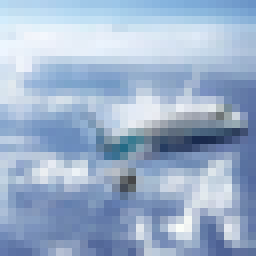
#> input picture outputs/sample_images/airplane/11401.png, 32 x 32 px, given as the content of the folder inputs/cifar10_dataset_small/train, which was not available (shown 8 times larger)
$ jupyter execute --allow-errors ObjectIdentificationStudy.ipynb   (text cells are left out)
#> lines starting #> are read from the running program, lines starting #| are printed output that depends on the picture; long printed decimals are rounded; pictures that were not available may be replaced by others from this repository, and a replacement may not be noted
[cell 1]
import os
import pandas as pd
import numpy as np
import matplotlib.pyplot as plt
import seaborn as sns
import joblib
sns.set_style("white")
from matplotlib.image import imread
from PIL import Image
import pickle

[cell 2]
current_dir = os.getcwd()
print('Current folder: ' + current_dir)
os.chdir(os.path.dirname(current_dir))
current_dir = os.getcwd()
print('New folder: ' + current_dir)

[cell 3]
current_dir = os.getcwd()
current_dir

[cell 4]
dataset_root_dir = 'inputs/cifar10_dataset_small'
train_path = dataset_root_dir + '/train'
validation_path = dataset_root_dir + '/validation'
test_path = dataset_root_dir + '/test'
train_path

[cell 5]
version = 'v1'
file_path = f'outputs/{version}'

if 'outputs' in os.listdir(current_dir) and version in os.listdir(current_dir + '/outputs'):
    print(f'Version {version} is already available.')
    pass
else:
    os.makedirs(name=file_path)
    print(f'New directory for version {version} has been created')

[cell 6]
labels = os.listdir(train_path)
labels.sort()
print("Class names:", labels)

[cell 7]
dim1, dim2 = [], []
for label in labels:
    for image_filename in os.listdir(train_path + '/' + label):
        img = imread(train_path + '/' + label + '/' + image_filename)
#> img is the input picture: shape (32, 32, 3) float32; mean R, G, B 0.614, 0.694, 0.8
        d1, d2, colors = img.shape
#> d1 = 32; d2 = 32; colors = 3
        dim1.append(d1)  # image height
        dim2.append(d2)  # image width

sns.set_style("whitegrid")
fig, axes = plt.subplots()
sns.scatterplot(x=dim2, y=dim1, alpha=0.2)
axes.set_xlabel("Width (pixels)")
axes.set_ylabel("Height (pixels)")
dim1_mean = int(np.array(dim1).mean())
#> dim1_mean = 32
dim2_mean = int(np.array(dim2).mean())
#> dim2_mean = 32
axes.axvline(x=dim1_mean, color='r', linestyle='--')
axes.axhline(y=dim2_mean, color='r', linestyle='--')
plt.show()
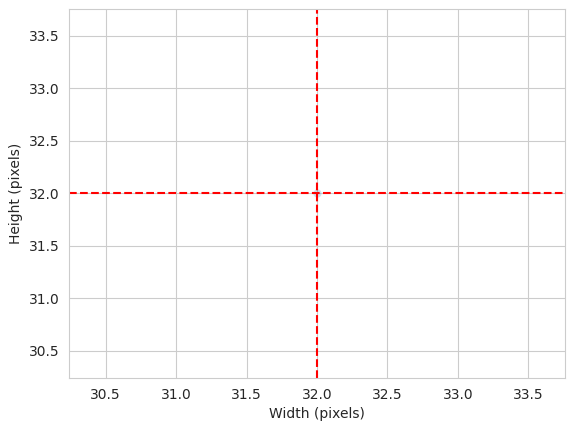
#> figure drawn by matplotlib, 1 panel
print(f"Width average: {dim2_mean} \nHeight average: {dim1_mean}")
#| Width average: 32
#| Height average: 32

[cell 8]
image_shape = (dim1_mean, dim2_mean, 3)
#> image_shape = (32, 32, 3)
image_shape
#> Out = (32, 32, 3)

[cell 9]
joblib.dump(value=image_shape ,
            filename=f"{file_path}/image_shape.pkl")
#> Out = ['outputs/v1/image_shape.pkl']

[cell 10]
fig, axs = plt.subplots(2, 5, figsize=(15, 6))
axs = axs.flatten()

for i, label in enumerate(labels):
    # Load the first image from each class
    image_path = os.path.join(train_path, label, os.listdir(os.path.join(train_path, label))[0])
    image = Image.open(image_path)

    # Get image size
    width, height = image.size
#> width = 32; height = 32


    axs[i].imshow(image)

    # Title with label and image size
    axs[i].set_title(f'{label}\n{width}x{height}')


    axs[i].axis('off')

plt.tight_layout()
plt.show()

[cell 11]
def count_images_in_path(path):
    class_counts = {}
    for label in labels:
        label_path = os.path.join(path, label)
        class_counts[label] = len(os.listdir(label_path))
    return class_counts

# Count images in train, validation, and test sets
train_counts = count_images_in_path(train_path)
validation_counts = count_images_in_path(validation_path)
test_counts = count_images_in_path(test_path)

# Convert to DataFrame for plotting
train_df = pd.DataFrame(list(train_counts.items()), columns=['Class', 'Train'])
validation_df = pd.DataFrame(list(validation_counts.items()), columns=['Class', 'Validation'])
test_df = pd.DataFrame(list(test_counts.items()), columns=['Class', 'Test'])

# Merge dataframes for visualization
df = pd.merge(train_df, validation_df, on='Class')
df = pd.merge(df, test_df, on='Class')

# Plot the number of images per class for train, validation, and test sets
df.set_index('Class').plot(kind='bar', figsize=(12, 6))
plt.ylabel('Number of Images')
plt.title('Number of Images per Class in Train, Validation, and Test Sets')
plt.xticks(rotation=45)
plt.savefig(f"{file_path}/distribution_plot.png", bbox_inches='tight', dpi=150)
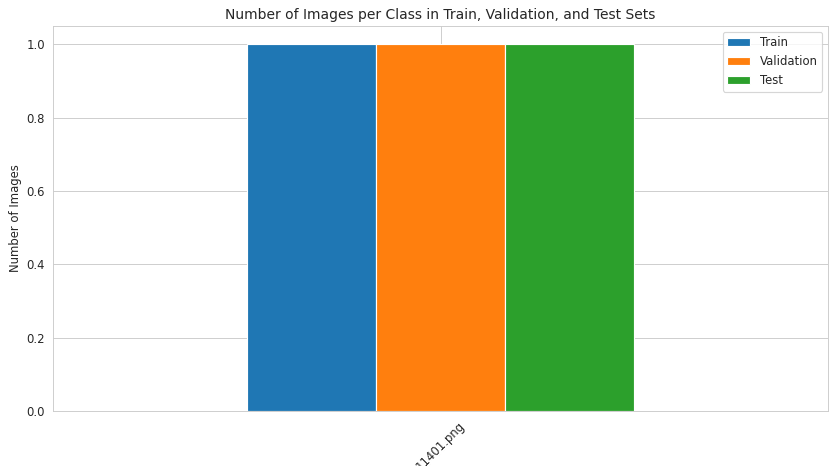
#> figure drawn by matplotlib, 1 panel

plt.tight_layout()
plt.show()
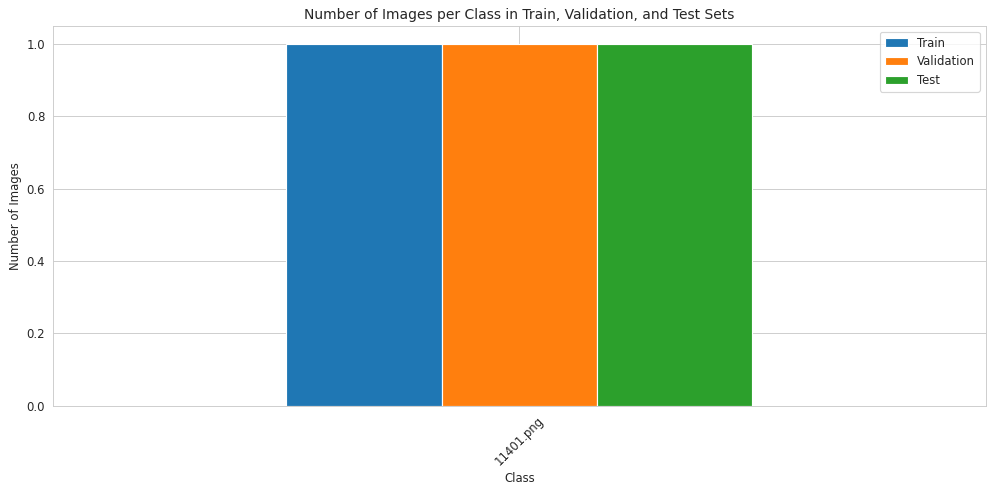
#> figure drawn by matplotlib, 1 panel

[cell 12]
# Save the class labels
class_labels_path = os.path.join(file_path, 'class_labels.pkl')
with open(class_labels_path, 'wb') as f:
    pickle.dump(labels, f)
print(f"Class labels saved to {class_labels_path}")

# Save the image counts
image_counts_path = os.path.join(file_path, 'image_counts.pkl')
image_counts = {'train': train_counts, 'validation': validation_counts, 'test': test_counts}
with open(image_counts_path, 'wb') as f:
    pickle.dump(image_counts, f)
print(f"Image counts saved to {image_counts_path}")

# Mapping from class labels to integers
label_mapping = {label: idx for idx, label in enumerate(labels)}


label_mapping_path = os.path.join(file_path, 'label_mapping.pkl')
with open(label_mapping_path, 'wb') as f:
    pickle.dump(label_mapping, f)
print(f"Label mapping saved to {label_mapping_path}")

print("Label mapping:", label_mapping)

[cell 13]
# Initialize lists to store pixel values
pixel_values = []


for label in labels:
    label_path = os.path.join(train_path, label)

    for image_file in os.listdir(label_path):
        image_path = os.path.join(label_path, image_file)
        image = Image.open(image_path)

        # Convert image to a NumPy array and normalize pixel values to [0, 1] range
        image_array = np.array(image) / 255.0


        pixel_values.append(image_array)


pixel_values = np.stack(pixel_values)

# Calculate the mean and standard deviation across all pixel values (for each RGB channel)
mean = np.mean(pixel_values, axis=(0, 1, 2))
#> mean = [0.614, 0.695, 0.8]
std_dev = np.std(pixel_values, axis=(0, 1, 2))
#> std_dev = [0.179, 0.163, 0.129]

print(f'Mean of pixel values: {mean}')
#| Mean of pixel values: [0.6137 0.6945 0.7999]
print(f'Standard deviation of pixel values: {std_dev}')
#| Standard deviation of pixel values: [0.1794  0.1628 0.1295 ]

# Plotting the Mean and Standard Deviation
labels_rgb = ['Red', 'Green', 'Blue']

# Create a figure and axes (mean and std deviation)
fig, axs = plt.subplots(1, 2, figsize=(12, 6))

# Plot - mean
axs[0].bar(labels_rgb, mean, color=['red', 'green', 'blue'])
axs[0].set_title('Mean Pixel Values by Channel')
axs[0].set_ylim(0, 1)  # Pixel values are normalized between 0 and 1
axs[0].set_ylabel('Mean')

# Plot - standard deviation
axs[1].bar(labels_rgb, std_dev, color=['red', 'green', 'blue'])
axs[1].set_title('Standard Deviation of Pixel Values by Channel')
axs[1].set_ylim(0, 1)  # Also in the normalized pixel range
axs[1].set_ylabel('Standard Deviation')


plt.tight_layout()
plt.show()
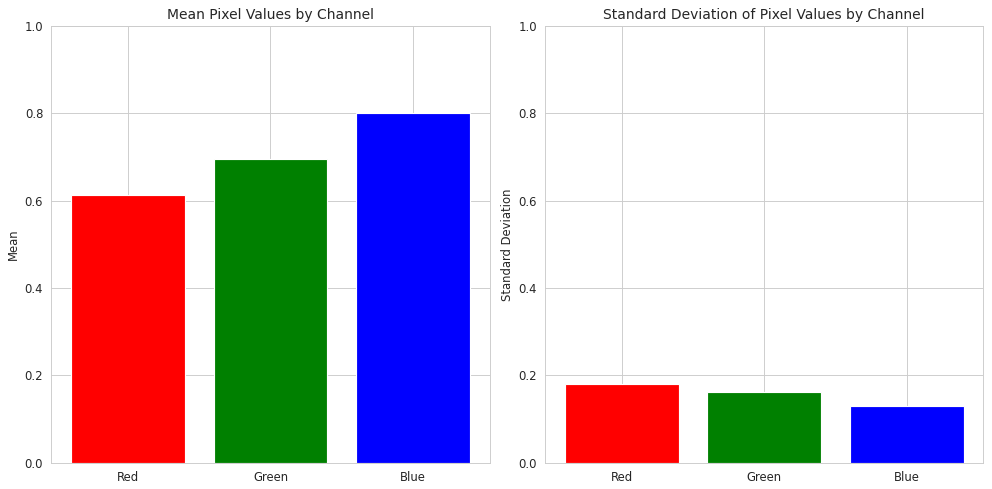
#> figure drawn by matplotlib, 2 panels; panel 1: tallest bar 0.8 high, from x = 1.6 to 2.4; panel 2: tallest bar 0.179 high, from x = -0.4 to 0.4

[cell 14]
def compute_average_image(image_list):
    average_image = np.mean(np.stack(image_list), axis=0)
    return np.clip(average_image, 0, 1)  # Ensure values are in [0, 1] range

# Initialize lists to store average images
average_images = []

for label in labels:
    label_path = os.path.join(train_path, label)
    images = [Image.open(os.path.join(label_path, image_file)) for image_file in os.listdir(label_path)]
    image_arrays = [np.array(image) / 255.0 for image in images]
#> image_arrays = 1 item
    avg_image = compute_average_image(image_arrays)
    average_images.append(avg_image)

# Plot the average images
fig, axs = plt.subplots(2, 5, figsize=(15, 6))
axs = axs.flatten()

for i, (label, avg_image) in enumerate(zip(labels, average_images)):
    axs[i].imshow(avg_image)
    axs[i].set_title(label)
    axs[i].axis('off')
#> this loop made 1 pass
#> label on pass 1: '11401.png'

plt.tight_layout()
plt.show()

[cell 15]
def load_images_as_array(my_data_dir, new_size=(32, 32), n_images_per_label=20):
    """
    Loads images into a numpy array, resizing and normalizing them.

    Args:
        my_data_dir (str): Directory containing subdirectories for each label.
        new_size (tuple): Size to which each image will be resized.
        n_images_per_label (int): Maximum number of images per label to load.

    Returns:
        tuple: (X, y) where X is an array of images and y is an array of labels.
    """
    labels = os.listdir(my_data_dir)
    num_labels = len(labels)

    # Initialize arrays
    X = np.zeros((num_labels * n_images_per_label, new_size[0], new_size[1], 3), dtype=np.float32)
    y = np.zeros(num_labels * n_images_per_label, dtype=object)

    for label_index, label in enumerate(labels):
        label_path = os.path.join(my_data_dir, label)
        image_files = os.listdir(label_path)[:n_images_per_label]

        for img_index, image_filename in enumerate(image_files):
            image_path = os.path.join(label_path, image_filename)
            img = Image.open(image_path).resize(new_size)  # Resizing to new_size

            # Convert image to array and normalize
            img_array = np.array(img) / 255.0

            # Fill the preallocated array
            X[label_index * n_images_per_label + img_index] = img_array
            y[label_index * n_images_per_label + img_index] = label

    return X, y

# Usage
image_shape = (32, 32)  # Keeping original size
X, y = load_images_as_array(my_data_dir=train_path, new_size=image_shape, n_images_per_label=8)
print(X.shape, y.shape)

[cell 16]
def plot_mean_variability_per_labels(X, y, figsize=(12, 5), save_image=False):
    """
    Plots the mean and variability of images for each label.

    Args:
        X (numpy.ndarray): Array of images (shape: [num_images, height, width, channels]).
        y (numpy.ndarray): Labels for images.
        figsize (tuple): Size of the figure to be plotted.
        save_image (bool): If True, saves the plot as an image file.
        file_path (str): Directory to save the image files.
    """
    unique_labels = np.unique(y)

    if save_image and not os.path.exists(file_path):
        os.makedirs(file_path)

    for label_to_display in unique_labels:
        sns.set_style("white")

        # Create a mask for images with the current label
        boolean_mask = (y == label_to_display)
        arr = X[boolean_mask]

        # Calculate average and standard deviation images
        avg_img = np.mean(arr, axis=0)
        std_img = np.std(arr, axis=0)

        print(f"==== Label {label_to_display} ====")
        print(f"Image Shape: {avg_img.shape}")

        # Normalize images for display
        avg_img = (avg_img - np.min(avg_img)) / (np.max(avg_img) - np.min(avg_img))
        std_img = (std_img - np.min(std_img)) / (np.max(std_img) - np.min(std_img))

        fig, axes = plt.subplots(nrows=1, ncols=2, figsize=figsize)
        axes[0].set_title(f"Average image for label {label_to_display}")
        axes[0].imshow(avg_img)
        axes[0].axis('off')
        axes[1].set_title(f"Variability image for label {label_to_display}")
        axes[1].imshow(std_img)
        axes[1].axis('off')

        if save_image:
            plt.savefig(f"{file_path}/avg_var_{label_to_display}.png", bbox_inches='tight', dpi=150)
        else:
            plt.tight_layout()
            plt.show()

# Example usage
#> (the rest of this cell did not finish here and is left out)

[cell 17]
def diff_bet_avg_image_labels_data(X, y, label_pairs, figsize=(15, 5), save_image=False):
    """
    Calculates and plots the average images and differences between specified pairs of labels.

    Args:
        X (numpy.ndarray): Array of images (shape: [num_images, height, width, channels]).
        y (numpy.ndarray): Array of labels.
        label_pairs (list of tuples): List of tuples where each tuple contains two labels to compare.
        figsize (tuple): Size of the plot.
        save_image (bool): Whether to save the plot as an image.
        file_path (str): Directory path to save the image if save_image is True.
    """
    sns.set_style("white")

    # Ensure output directory exists
    if save_image and not os.path.exists(file_path):
        os.makedirs(file_path)

    unique_labels = np.unique(y)

    for label1, label2 in label_pairs:
        if (label1 not in unique_labels) or (label2 not in unique_labels):
            print(f"Skipping comparison: Either label '{label1}' or label '{label2}' is not in the dataset.")
            continue

        # Mean image for label1
        images_label1 = X[y == label1]
        label1_avg = np.mean(images_label1, axis=0)

        # Mean image for label2
        images_label2 = X[y == label2]
        label2_avg = np.mean(images_label2, axis=0)

        # Difference between average images
        difference_mean = label1_avg - label2_avg

        # Normalize images for display
        label1_avg = (label1_avg - np.min(label1_avg)) / (np.max(label1_avg) - np.min(label1_avg))
        label2_avg = (label2_avg - np.min(label2_avg)) / (np.max(label2_avg) - np.min(label2_avg))
        difference_mean = (difference_mean - np.min(difference_mean)) / (np.max(difference_mean) - np.min(difference_mean))

        fig, axes = plt.subplots(nrows=1, ncols=3, figsize=figsize)
        axes[0].imshow(label1_avg)
        axes[0].set_title(f'Average {label1}')
        axes[0].axis('off')

        axes[1].imshow(label2_avg)
        axes[1].set_title(f'Average {label2}')
        axes[1].axis('off')

        axes[2].imshow(difference_mean)
        axes[2].set_title(f'Difference: {label1} - {label2}')
        axes[2].axis('off')

        if save_image:
            plt.savefig(f"{file_path}/avg_diff_{label1}_{label2}.png", bbox_inches='tight', dpi=150)
        else:
            plt.tight_layout()
            plt.show()

label_pairs = [
    ('deer', 'horse'),
    ('truck', 'automobile'),
    ('airplane', 'bird')
]

#> (the rest of this cell did not finish here and is left out)

[cell 18]
def plot_image_montage(image_list, title, ncols=3):
#> called with title = '11401.png', ncols = 3
    n_images = len(image_list)
#> n_images = 1
    n_rows = (n_images + ncols - 1) // ncols
#> n_rows = 1
    fig, axs = plt.subplots(n_rows, ncols, figsize=(ncols * 3, n_rows * 3))
    axs = axs.flatten()

    for i, img in enumerate(image_list):
        axs[i].imshow(img)
        axs[i].axis('off')
#> this loop made 1 pass

    # Hide any unused subplots
    for i in range(n_images, len(axs)):
        axs[i].axis('off')
#> this loop made 2 passes


    plt.suptitle(title, fontsize=16, y=0.95)
    plt.tight_layout()
    plt.show()

for label in labels:
    label_path = os.path.join(train_path, label)
    image_files = os.listdir(label_path)
    images = [Image.open(os.path.join(label_path, image_file)) for image_file in image_files[:3]]  # Display first 3 images in class
    plot_image_montage(images, title=label)

$ run again, on outputs/sample_images/automobile/23599.png
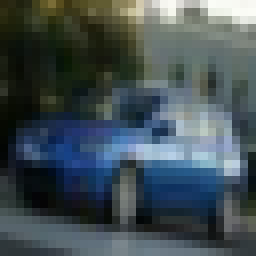
#> input picture outputs/sample_images/automobile/23599.png, 32 x 32 px, given as the content of the folder inputs/cifar10_dataset_small/train, which was not available (shown 8 times larger)
#> img is the input picture: shape (32, 32, 3) float32; mean R, G, B 0.263, 0.312, 0.33
#| Width average: 32
#| Height average: 32
#> mean = [0.263, 0.312, 0.33]
#> std_dev = [0.2, 0.202, 0.221]
#| Mean of pixel values: [0.2627 0.312 0.3301]
#| Standard deviation of pixel values: [0.2002 0.202 0.2207]
#> `plt.show()`:
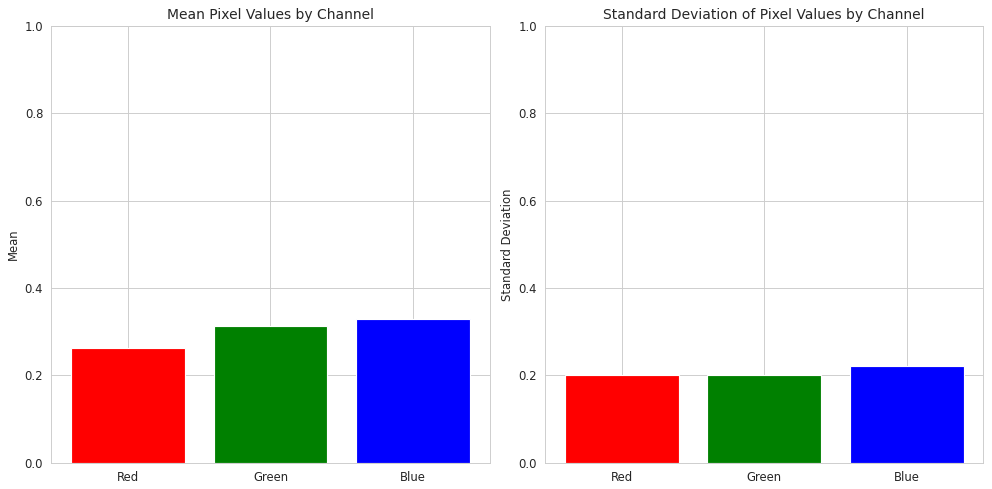
#> figure drawn by matplotlib, 2 panels; panel 1: tallest bar 0.33 high, from x = 1.6 to 2.4; panel 2: tallest bar 0.221 high, from x = 1.6 to 2.4
#> image_arrays = 1 item
#> the loop `for i, (label, avg_image) in enumerate(zip(labels, average_images)):` made 1 pass
#> label on pass 1: '23599.png'
#> n_images = 1
#> the loop in plot_image_montage, `for i, img in enumerate(image_list):` made 1 pass
#> the loop in plot_image_montage, `for i in range(n_images, len(axs)):` made 2 passes

$ run again, on outputs/sample_images/bird/20657.png
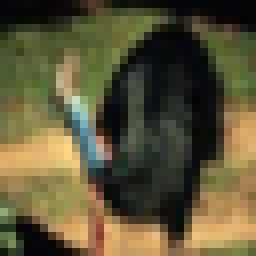
#> input picture outputs/sample_images/bird/20657.png, 32 x 32 px, given as the content of the folder inputs/cifar10_dataset_small/train, which was not available (shown 8 times larger)
#> img is the input picture: shape (32, 32, 3) float32; mean R, G, B 0.366, 0.336, 0.22
#| Width average: 32
#| Height average: 32
#> mean = [0.366, 0.336, 0.22]
#> std_dev = [0.268, 0.219, 0.139]
#| Mean of pixel values: [0.3656   0.3363 0.2196 ]
#| Standard deviation of pixel values: [0.2678 0.2188 0.139]
#> `plt.show()`:
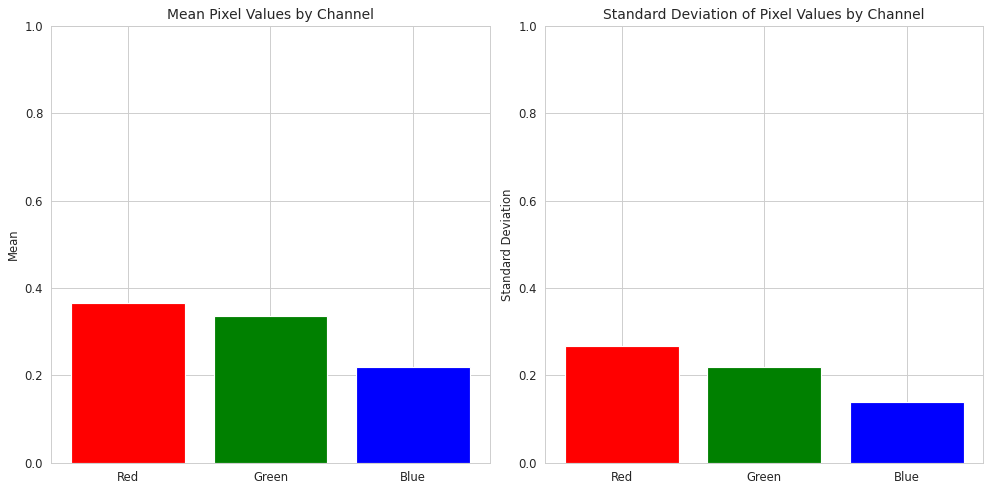
#> figure drawn by matplotlib, 2 panels; panel 1: tallest bar 0.366 high, from x = -0.4 to 0.4; panel 2: tallest bar 0.268 high, from x = -0.4 to 0.4
#> image_arrays = 1 item
#> the loop `for i, (label, avg_image) in enumerate(zip(labels, average_images)):` made 1 pass
#> label on pass 1: '20657.png'
#> n_images = 1
#> the loop in plot_image_montage, `for i, img in enumerate(image_list):` made 1 pass
#> the loop in plot_image_montage, `for i in range(n_images, len(axs)):` made 2 passes

$ run again, on outputs/sample_images/bird/24380.png
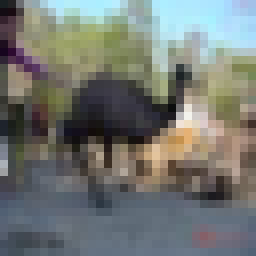
#> input picture outputs/sample_images/bird/24380.png, 32 x 32 px, given as the content of the folder inputs/cifar10_dataset_small/train, which was not available (shown 8 times larger)
#> img is the input picture: shape (32, 32, 3) float32; mean R, G, B 0.453, 0.469, 0.45
#| Width average: 32
#| Height average: 32
#> mean = [0.453, 0.469, 0.45]
#> std_dev = [0.181, 0.209, 0.213]
#| Mean of pixel values: [0.4529 0.4685 0.4504]
#| Standard deviation of pixel values: [0.1806 0.209 0.2128]
#> `plt.show()`:
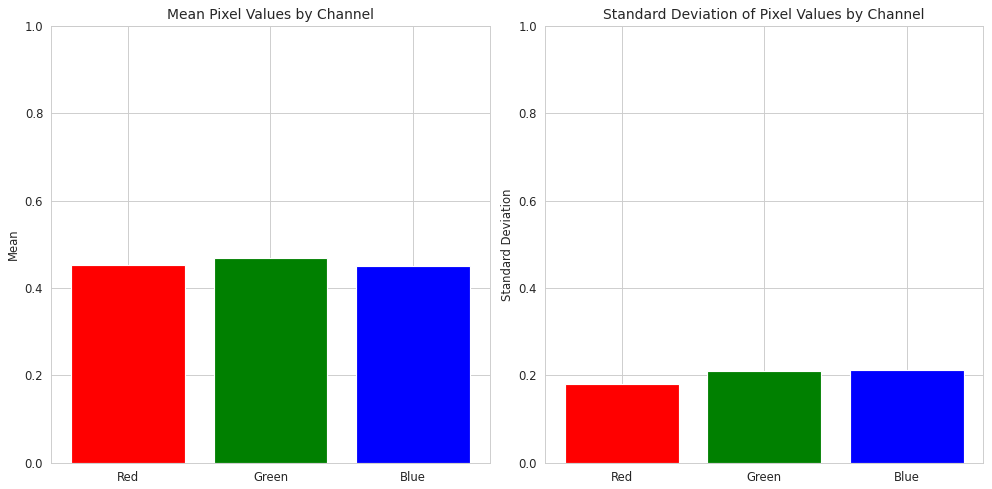
#> figure drawn by matplotlib, 2 panels; panel 1: tallest bar 0.469 high, from x = 0.6 to 1.4; panel 2: tallest bar 0.213 high, from x = 1.6 to 2.4
#> image_arrays = 1 item
#> the loop `for i, (label, avg_image) in enumerate(zip(labels, average_images)):` made 1 pass
#> label on pass 1: '24380.png'
#> n_images = 1
#> the loop in plot_image_montage, `for i, img in enumerate(image_list):` made 1 pass
#> the loop in plot_image_montage, `for i in range(n_images, len(axs)):` made 2 passes
